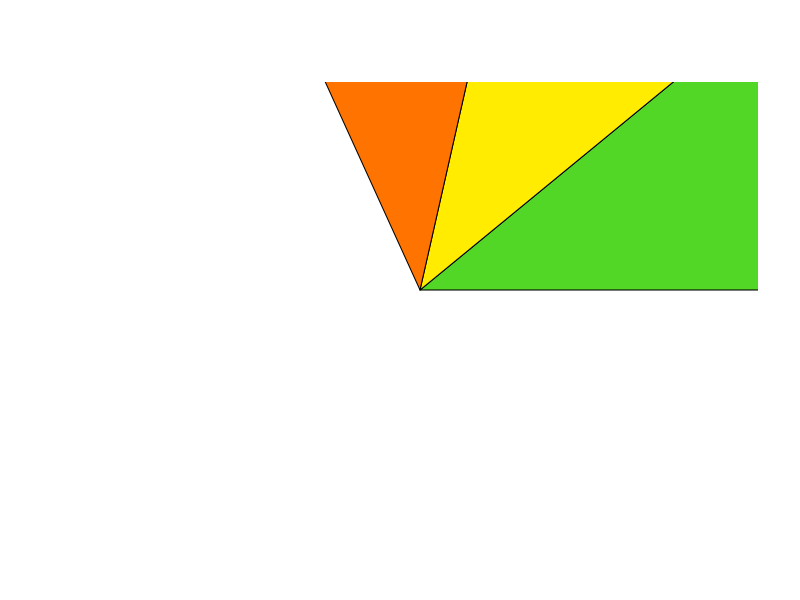

Write the R code that produced this figure. (Note: this script raises an error after producing the figure.)
library(ggplot2)

# pass in dataset needed for bar chart
top_10_scores_2019 <- read.csv("data/Top-10-GHS-Index-2019.csv")

# create a histogram for the top 10 index scores in the year 2019
piechart <- pie(top_10_scores_2019$OVERALL.SCORE, labels = top_10_scores_2019$Country, radius = 10,
              col = c("#52D726", "#FFEC00", "#FF7300", "FF0000", "#007ED6", "#7CDDDD", "#003F5C", 
                      "#58508D", "BC5090", "FF6361"))

